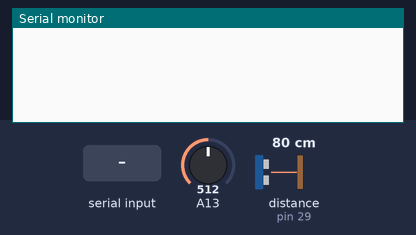
Simulated run of this sketch. Board: Arduino Mega 2560, built with avr-gcc and run on an emulated ATmega2560. Parts: the last lines printed to the serial monitor. The inputs (shaded band) are chosen by the test bench; at power-on: A13 = 512, distance to the obstacle (sensor on pin 29) 80 cm. The echo pulse lasts 58.3 µs per cm.

Above: at 1.2 s.
1.3 s: "r" received over Serial
At 2.5 s:
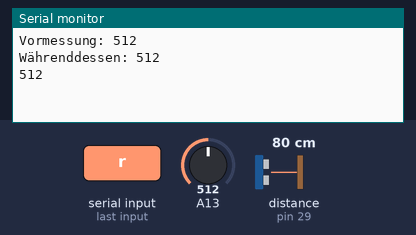
2.8 s: "1" received over Serial
At 3.4 s:
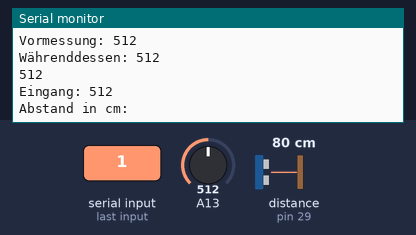

The sketch:

ultraschall.ino
```cpp
#define ULTRA_ECHO 29                                   // Ultraschallsensor (Echo)
#define ULTRA_TRIG 31                                   // Ultraschallsensor (Trig)
#define ULTRA_DIST 2.8                                  // Distance zwischen Sender und Empfänger (in cm)
#define TEMPERATUR 18.6
#define PI 3.1415926535
#include <math.h>


long double distance_single(double temp) // Ultraschall-Abstandssensor | Rückgabewert in cm
{
  long double duration;
  digitalWrite(ULTRA_TRIG, LOW);
  delayMicroseconds(2);
  digitalWrite(ULTRA_TRIG, HIGH);
  delayMicroseconds(10);
  digitalWrite(ULTRA_TRIG, LOW);
  duration = pulseIn(ULTRA_ECHO, HIGH);

  long double c = sqrt((28987/72)  * (temp + 273.15)) * 100; // in cm/s

  long double s =  c * duration * 0.000001;
  long double fi = (180* acos( ULTRA_DIST/(s)  ) / PI);
  return (s/2) * sin(PI*fi/180);
}

long double distance_avg(double temp)
{
  long double dist = 0;
  long double dist_ = 0;
  long double dist__ = 0;
  unsigned short int i, k, j;
  for(j=0; j<5;j++)
  {
    for(k = 0; k<5; k++)
    {
      for(i = 0; i<5; i++)
      {
        dist += distance_single(temp);
      }
      dist_ += dist / i;
      dist = 0;
    }

  dist__ += dist_ / k;
  dist_ = 0;
  }
  return dist__ / j;
}

void setup() {
  pinMode(ULTRA_ECHO, INPUT);
  pinMode(ULTRA_TRIG, OUTPUT);
  Serial.begin(115200);
}

void loop() {
  if (Serial.available() > 0){
  char r = Serial.read();

  if (r=='r'){
    Serial.println("");
    Serial.print("Vormessung: ");
    Serial.println(analogRead(ULTRA_ECHO));
    Serial.print("Währenddessen: ");
    digitalWrite(ULTRA_TRIG, LOW);
    delayMicroseconds(2);
    digitalWrite(ULTRA_TRIG, HIGH);
    delayMicroseconds(10);
    Serial.println(analogRead(ULTRA_ECHO));
    Serial.println(analogRead(ULTRA_ECHO));
    digitalWrite(ULTRA_TRIG, LOW);
  }else{
    Serial.println("");
    Serial.print("Eingang: ");
    Serial.println(analogRead(ULTRA_ECHO));
    delay(1);
    Serial.print("Abstand in cm: ");
    Serial.println(double(distance_avg(TEMPERATUR)));       // Ultraschall-Abstandssensor abfragen
    Serial.read();
  }
  }
}
```

Measured:
- after the input at 1.3 s, the serial monitor: prints a new line at once (image 1)
- after the input at 2.8 s, the serial monitor: prints a new line at once (image 2)
